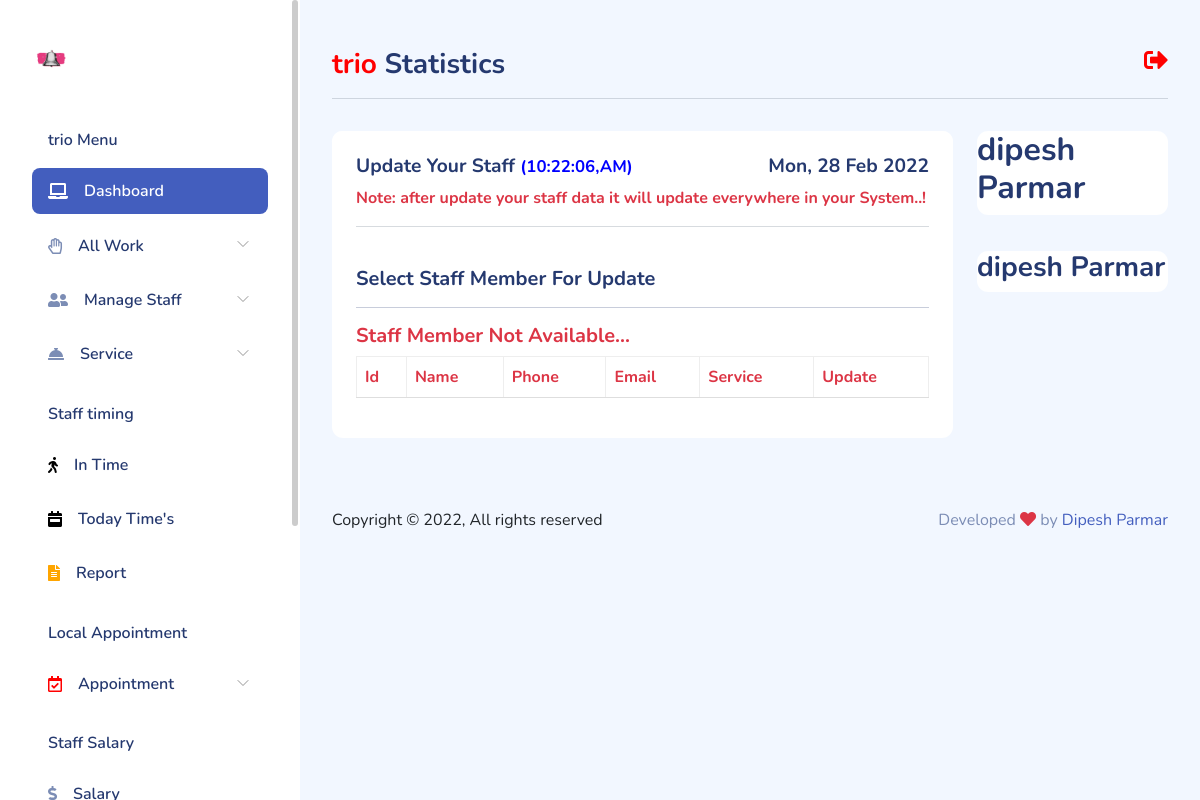
Page /client/get-my-staff/ (signed in) on the earlier database version.
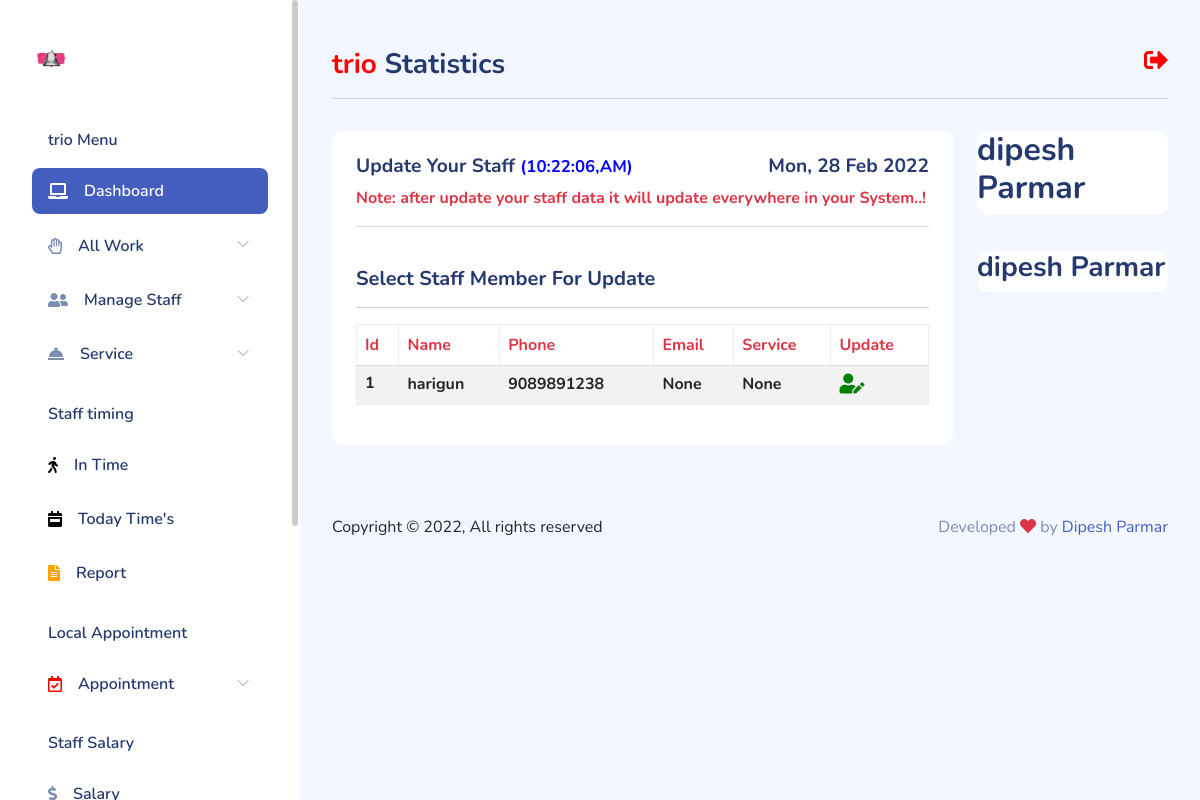
Same page on the later database version.
### client/models.py (models this page shows, shortened)
class Staff(models.Model):
    user = models.ForeignKey(User, on_delete=models.CASCADE,null=True, blank=True)
    profile = models.ImageField(upload_to = 'staff/')
    name = models.CharField(max_length=100)
    phone = models.PositiveIntegerField()
    email = models.EmailField(max_length=100, null=True, blank=True)
    service = models.CharField(max_length=100, null=True, blank=True)
    fdate = models.DateTimeField(auto_now_add=True)

### client/views.py (the view)
# urls.py: path('get-my-staff/', views.get_staff_update, name='get_staff'),
@user_passes_test(lambda u: u.is_authenticated, login_url='/')
def get_staff_update(request):
    data = Staff.objects.filter(user=request.user)
    return render(request, 'client/get_staff.html', {'data': data})

### client/templates/client/get_staff.html (shortened to what this page needs)
{% extends "client/layout.html" %}
{% block table %}
    <div class="card-header">
        <h4 class="float-end">{% now "D, d M Y" %}</h4>
        <h4>Update Your Staff <span><small style="color:blue;">({% now "h:i:s,A" %})</small></span> </h4>
        <p class="text-danger font-bold">Note: after update your staff data it will update everywhere in your System..!</p>
        <hr>
    </div>
    <div class="card-body card-rounded">
        <h5>Select Staff Member For Update <hr> </h5>
        <div class="table-responsive">
        <table class="table table-hover table-bordered table-striped">
            <thead>
              <tr class="text-danger">
                <th scope="col">Id</th>
                <th scope="col">Name</th>
                <th scope="col">Phone</th>
                <th scope="col">Email</th>
                <th scope="col">Service</th>
                <th scope="col">Update</th>
              </tr>
            </thead>
            <tbody>
                {% if data %}
                    {% for dt in data %}
                    <tr class="text-dark h6">
                      <th scope="row">{{forloop.counter}}</th>
                      <td>{{dt.name}}</td>
                      <td>{{dt.phone}}</td>
                      <td>{{dt.email}}</td>
                      <td>{{dt.service}}</td>
                      <td>
                          <a href="{% url 'update_staff' dt.id %}"><i class="fas fa-user-edit" style="color:green; font-size:20px;"></i></a>
                      </td>
                    </tr>
                    {% endfor %}
                {% else %}
                    <h5 class="text-danger">Staff Member Not Available...</h5>
                {% endif %}
            </tbody>
          </table>
        </div>
    </div>
{% endblock table %}
{% block cardfeatur %}
    <h2>dipesh Parmar</h2>
{% endblock cardfeatur %}
{% block visitors %}
    <h3>dipesh Parmar</h3>
{% endblock visitors %}

Differences in the rows shown:
added Staff: name "harigun", phone "9089891238", email "None", service "None"
Other differences:
text no longer shown: "Staff Member Not Available..."
